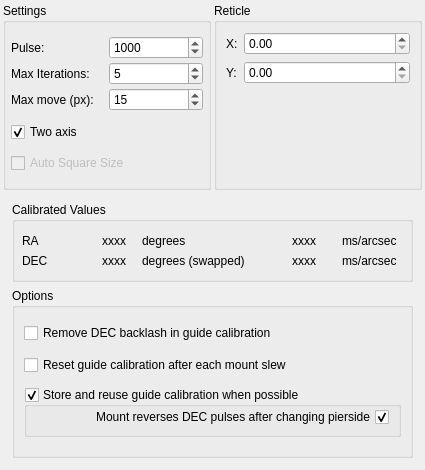
<?xml version="1.0" encoding="UTF-8"?>
<ui version="4.0">
 <class>OpsCalibration</class>
 <widget class="QWidget" name="OpsCalibration">
  <property name="geometry">
   <rect>
    <x>0</x>
    <y>0</y>
    <width>425</width>
    <height>470</height>
   </rect>
  </property>
  <property name="minimumSize">
   <size>
    <width>0</width>
    <height>470</height>
   </size>
  </property>
  <property name="maximumSize">
   <size>
    <width>425</width>
    <height>450</height>
   </size>
  </property>
  <layout class="QVBoxLayout" name="verticalLayout_2">
   <property name="spacing">
    <number>3</number>
   </property>
   <property name="leftMargin">
    <number>3</number>
   </property>
   <property name="topMargin">
    <number>3</number>
   </property>
   <property name="rightMargin">
    <number>3</number>
   </property>
   <property name="bottomMargin">
    <number>3</number>
   </property>
   <item>
    <layout class="QHBoxLayout" name="horizontalLayout">
     <item>
      <widget class="QGroupBox" name="groupBox_2">
       <property name="title">
        <string>Settings</string>
       </property>
       <layout class="QVBoxLayout" name="verticalLayout">
        <property name="spacing">
         <number>3</number>
        </property>
        <property name="leftMargin">
         <number>5</number>
        </property>
        <property name="topMargin">
         <number>5</number>
        </property>
        <property name="rightMargin">
         <number>5</number>
        </property>
        <property name="bottomMargin">
         <number>5</number>
        </property>
        <item>
         <layout class="QGridLayout" name="gridLayout">
          <item row="0" column="1">
           <widget class="QLabel" name="l_29">
            <property name="toolTip">
             <string>Initial pulse size for calibration.</string>
            </property>
            <property name="text">
             <string>Pulse:</string>
            </property>
           </widget>
          </item>
          <item row="1" column="2">
           <widget class="QSpinBox" name="kcfg_AutoModeIterations">
            <property name="toolTip">
             <string>Maximum number of iterations calibration should use per phase.</string>
            </property>
            <property name="minimum">
             <number>3</number>
            </property>
            <property name="maximum">
             <number>10</number>
            </property>
            <property name="value">
             <number>5</number>
            </property>
           </widget>
          </item>
          <item row="0" column="2">
           <widget class="QSpinBox" name="kcfg_CalibrationPulseDuration">
            <property name="toolTip">
             <string>Initial pulse size for calibration.</string>
            </property>
            <property name="minimum">
             <number>100</number>
            </property>
            <property name="maximum">
             <number>5000</number>
            </property>
            <property name="singleStep">
             <number>100</number>
            </property>
            <property name="value">
             <number>1000</number>
            </property>
           </widget>
          </item>
          <item row="1" column="1">
           <widget class="QLabel" name="label">
            <property name="toolTip">
             <string>Maximum number of iterations calibration should use per phase. It may use fewer (if max move is reached).</string>
            </property>
            <property name="text">
             <string>Max Iterations:</string>
            </property>
           </widget>
          </item>
          <item row="2" column="1">
           <widget class="QLabel" name="label1">
            <property name="toolTip">
             <string>Maximum number of pixels the calibration should move. Once it exceeds this amount, it will finish the calibration phase.  It may move less if  max iterations is reached.</string>
            </property>
            <property name="text">
             <string>Max move (px):</string>
            </property>
           </widget>
          </item>
          <item row="2" column="2">
           <widget class="QSpinBox" name="kcfg_CalibrationMaxMove">
            <property name="toolTip">
             <string>Maximum number of pixels the calibration should move (approximate).</string>
            </property>
            <property name="minimum">
             <number>5</number>
            </property>
            <property name="maximum">
             <number>100</number>
            </property>
            <property name="singleStep">
             <number>1</number>
            </property>
            <property name="value">
             <number>15</number>
            </property>
           </widget>
          </item>
         </layout>
        </item>
        <item>
         <widget class="QCheckBox" name="kcfg_TwoAxisEnabled">
          <property name="text">
           <string>Two axis</string>
          </property>
          <property name="checked">
           <bool>true</bool>
          </property>
         </widget>
        </item>
        <item>
         <widget class="QCheckBox" name="kcfg_GuideAutoSquareSizeEnabled">
          <property name="enabled">
           <bool>false</bool>
          </property>
          <property name="toolTip">
           <string>Automatically select the square size based on the selected star width.</string>
          </property>
          <property name="text">
           <string>Auto Square Size</string>
          </property>
         </widget>
        </item>
       </layout>
      </widget>
     </item>
     <item>
      <widget class="QGroupBox" name="groupBox">
       <property name="title">
        <string>Reticle</string>
       </property>
       <layout class="QFormLayout" name="formLayout_2">
        <item row="0" column="0">
         <widget class="QLabel" name="l_26">
          <property name="toolTip">
           <string>X position of the guide star</string>
          </property>
          <property name="text">
           <string>X:</string>
          </property>
         </widget>
        </item>
        <item row="0" column="1">
         <widget class="QDoubleSpinBox" name="spinBox_ReticleX">
          <property name="maximum">
           <double>5000.000000000000000</double>
          </property>
         </widget>
        </item>
        <item row="1" column="0">
         <widget class="QLabel" name="l_27">
          <property name="toolTip">
           <string>Y position of the guide star</string>
          </property>
          <property name="text">
           <string>Y:</string>
          </property>
         </widget>
        </item>
        <item row="1" column="1">
         <widget class="QDoubleSpinBox" name="spinBox_ReticleY">
          <property name="maximum">
           <double>5000.000000000000000</double>
          </property>
         </widget>
        </item>
       </layout>
      </widget>
     </item>
    </layout>
   </item>
   <item>
    <widget class="QFrame" name="verticalLayout_4">
     <property name="minimumSize">
      <size>
       <width>0</width>
       <height>200</height>
      </size>
     </property>
     <layout class="QVBoxLayout" name="verticalLayout_3">
      <item>
       <widget class="QGroupBox" name="CalibrationsValues">
        <property name="minimumSize">
         <size>
          <width>0</width>
          <height>80</height>
         </size>
        </property>
        <property name="maximumSize">
         <size>
          <width>16777215</width>
          <height>80</height>
         </size>
        </property>
        <property name="title">
         <string>Calibrated Values</string>
        </property>
        <widget class="QLabel" name="racal">
         <property name="geometry">
          <rect>
           <x>10</x>
           <y>30</y>
           <width>67</width>
           <height>17</height>
          </rect>
         </property>
         <property name="text">
          <string>RA</string>
         </property>
        </widget>
        <widget class="QLabel" name="ra_cal_degrees">
         <property name="geometry">
          <rect>
           <x>90</x>
           <y>30</y>
           <width>67</width>
           <height>17</height>
          </rect>
         </property>
         <property name="text">
          <string>xxxx</string>
         </property>
        </widget>
        <widget class="QLabel" name="label_4">
         <property name="geometry">
          <rect>
           <x>130</x>
           <y>30</y>
           <width>67</width>
           <height>17</height>
          </rect>
         </property>
         <property name="text">
          <string>degrees</string>
         </property>
        </widget>
        <widget class="QLabel" name="ra_cal_mspp">
         <property name="geometry">
          <rect>
           <x>280</x>
           <y>30</y>
           <width>51</width>
           <height>17</height>
          </rect>
         </property>
         <property name="text">
          <string>xxxx</string>
         </property>
        </widget>
        <widget class="QLabel" name="label_6">
         <property name="geometry">
          <rect>
           <x>330</x>
           <y>30</y>
           <width>67</width>
           <height>17</height>
          </rect>
         </property>
         <property name="text">
          <string>ms/arcsec</string>
         </property>
        </widget>
        <widget class="QLabel" name="label_7">
         <property name="geometry">
          <rect>
           <x>10</x>
           <y>50</y>
           <width>67</width>
           <height>17</height>
          </rect>
         </property>
         <property name="text">
          <string>DEC</string>
         </property>
        </widget>
        <widget class="QLabel" name="dec_cal_degrees">
         <property name="geometry">
          <rect>
           <x>90</x>
           <y>50</y>
           <width>67</width>
           <height>17</height>
          </rect>
         </property>
         <property name="text">
          <string>xxxx</string>
         </property>
        </widget>
        <widget class="QLabel" name="dec_cal_degrees_unit">
         <property name="geometry">
          <rect>
           <x>130</x>
           <y>50</y>
           <width>141</width>
           <height>17</height>
          </rect>
         </property>
         <property name="maximumSize">
          <size>
           <width>16777215</width>
           <height>16777215</height>
          </size>
         </property>
         <property name="text">
          <string>degrees (swapped)</string>
         </property>
        </widget>
        <widget class="QLabel" name="dec_cal_mspp">
         <property name="geometry">
          <rect>
           <x>280</x>
           <y>50</y>
           <width>51</width>
           <height>17</height>
          </rect>
         </property>
         <property name="text">
          <string>xxxx</string>
         </property>
        </widget>
        <widget class="QLabel" name="label_11">
         <property name="geometry">
          <rect>
           <x>330</x>
           <y>50</y>
           <width>67</width>
           <height>17</height>
          </rect>
         </property>
         <property name="text">
          <string>ms/arcsec</string>
         </property>
        </widget>
       </widget>
      </item>
      <item>
       <widget class="QGroupBox" name="Options">
        <property name="minimumSize">
         <size>
          <width>0</width>
          <height>170</height>
         </size>
        </property>
        <property name="maximumSize">
         <size>
          <width>16777215</width>
          <height>170</height>
         </size>
        </property>
        <property name="title">
         <string>Options</string>
        </property>
        <layout class="QVBoxLayout" name="verticalLayout_5">
         <item>
          <widget class="QCheckBox" name="kcfg_GuideCalibrationBacklash">
           <property name="minimumSize">
            <size>
             <width>0</width>
             <height>20</height>
            </size>
           </property>
           <property name="toolTip">
            <string>&lt;html&gt;&lt;head/&gt;&lt;body&gt;&lt;p&gt;Remove the effect of DEC backlash when calibrating guider.&lt;/p&gt;&lt;/body&gt;&lt;/html&gt;</string>
           </property>
           <property name="statusTip">
            <string/>
           </property>
           <property name="text">
            <string>Remove DEC backlash in guide calibration</string>
           </property>
          </widget>
         </item>
         <item>
          <widget class="QCheckBox" name="kcfg_ResetGuideCalibration">
           <property name="minimumSize">
            <size>
             <width>0</width>
             <height>20</height>
            </size>
           </property>
           <property name="toolTip">
            <string>&lt;html&gt;&lt;head/&gt;&lt;body&gt;&lt;p&gt;If checked,  always re-calibrate when guiding is started. This is often not necessary when a good quality calibration has previously been done and the guide camera has not been re-installed.&lt;/p&gt;&lt;/body&gt;&lt;/html&gt;</string>
           </property>
           <property name="statusTip">
            <string/>
           </property>
           <property name="text">
            <string>Reset guide calibration after each mount slew</string>
           </property>
          </widget>
         </item>
         <item>
          <widget class="QGroupBox" name="kcfg_ReuseGuideCalibration">
           <property name="minimumSize">
            <size>
             <width>0</width>
             <height>30</height>
            </size>
           </property>
           <property name="maximumSize">
            <size>
             <width>16777215</width>
             <height>50</height>
            </size>
           </property>
           <property name="toolTip">
            <string>&lt;html&gt;&lt;head/&gt;&lt;body&gt;&lt;p&gt;Store and attempt to reuse calibrations. This even works on opposite sides of the meridian if the pier-side can be automatically determined from your mount.&lt;/p&gt;&lt;/body&gt;&lt;/html&gt;</string>
           </property>
           <property name="title">
            <string>Store and reuse guide calibration when possible</string>
           </property>
           <property name="checkable">
            <bool>true</bool>
           </property>
           <layout class="QVBoxLayout" name="verticalLayout_6">
            <property name="leftMargin">
             <number>10</number>
            </property>
            <property name="topMargin">
             <number>0</number>
            </property>
            <property name="bottomMargin">
             <number>5</number>
            </property>
            <item alignment="Qt::AlignTop">
             <widget class="QCheckBox" name="kcfg_ReverseDecOnPierSideChange">
              <property name="minimumSize">
               <size>
                <width>0</width>
                <height>20</height>
               </size>
              </property>
              <property name="toolTip">
               <string>&lt;html&gt;&lt;head/&gt;&lt;body&gt;&lt;p&gt;When re-using a calibration, reverse the DEC angle if the current pier side differs from the one at calibration. This only applies when re-using calibrations. The value you need is a property of your mount that should be researched. &lt;/p&gt;&lt;/body&gt;&lt;/html&gt;</string>
              </property>
              <property name="statusTip">
               <string/>
              </property>
              <property name="layoutDirection">
               <enum>Qt::RightToLeft</enum>
              </property>
              <property name="text">
               <string>Mount reverses DEC pulses after changing pierside</string>
              </property>
              <property name="checked">
               <bool>true</bool>
              </property>
             </widget>
            </item>
           </layout>
          </widget>
         </item>
        </layout>
       </widget>
      </item>
     </layout>
    </widget>
   </item>
  </layout>
 </widget>
 <tabstops>
  <tabstop>kcfg_CalibrationPulseDuration</tabstop>
  <tabstop>kcfg_AutoModeIterations</tabstop>
  <tabstop>kcfg_CalibrationMaxMove</tabstop>
  <tabstop>kcfg_TwoAxisEnabled</tabstop>
  <tabstop>kcfg_GuideAutoSquareSizeEnabled</tabstop>
  <tabstop>spinBox_ReticleX</tabstop>
  <tabstop>spinBox_ReticleY</tabstop>
 </tabstops>
 <resources/>
 <connections/>
</ui>
